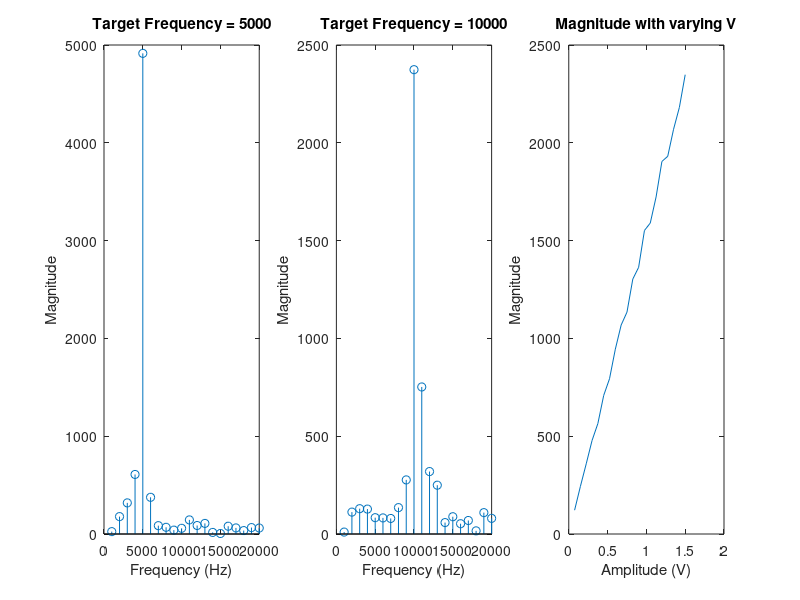

MATLAB code to generate this figure:
clear, clc;
clear plot;

valuesF5000 = [24.326
177.935
318.291
608.932
4914.577
375.292
85.477
68.542
39.703
58.281
144.235
86.871
108.419
16.235
5.13
79.537
62.231
34.989
65.783
61.111];

deltaF = 1000:1000:20000;

subplot(1,3,1);
stem(deltaF, valuesF5000);
xlabel('Frequency (Hz)');
ylabel('Magnitude');
title('Target Frequency = 5000');

valuesF10000 = [9.858
111.953
129.471
127.461
83.515
82.347
79.472
134.958
276.647
2373.92
751.767
319.321
249.564
58.406
88.359
52.626
69.13
16.134
109.26
80.032];

subplot(1,3,2);
stem(deltaF, valuesF10000);
xlabel('Frequency (Hz)');
ylabel('Magnitude');
title('Target Frequency = 10000');

deltaV = .075:.075:1.5;

valuesV = [121.697
243.74
359.028
478.026
564.888
708.476
793.774
945.128
1068.34
1134.303
1303.325
1363.351
1551.713
1589.727
1723.291
1904.642
1930.974
2069.105
2180.935
2348.221];

subplot(1,3,3);
plot(deltaV, valuesV);
xlabel('Amplitude (V)');
ylabel('Magnitude');
title('Magnitude with varying V');